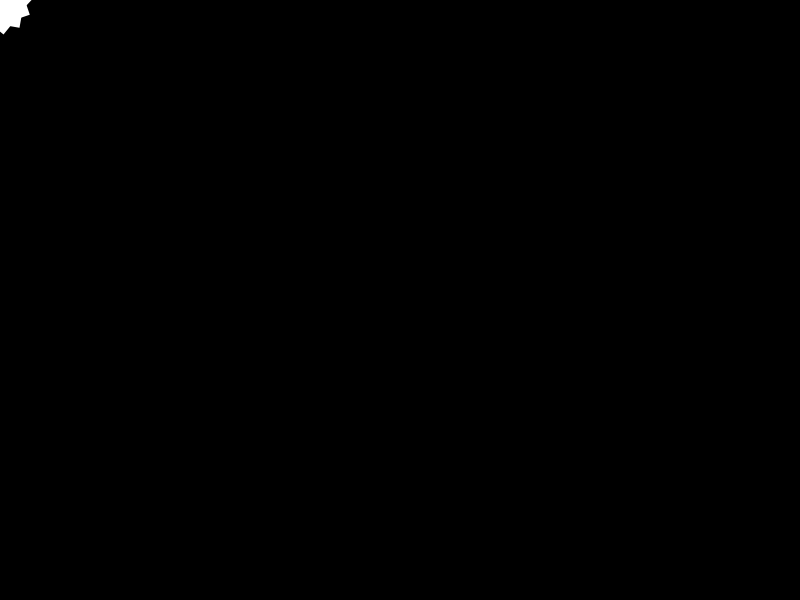
Frame 1 (no input)
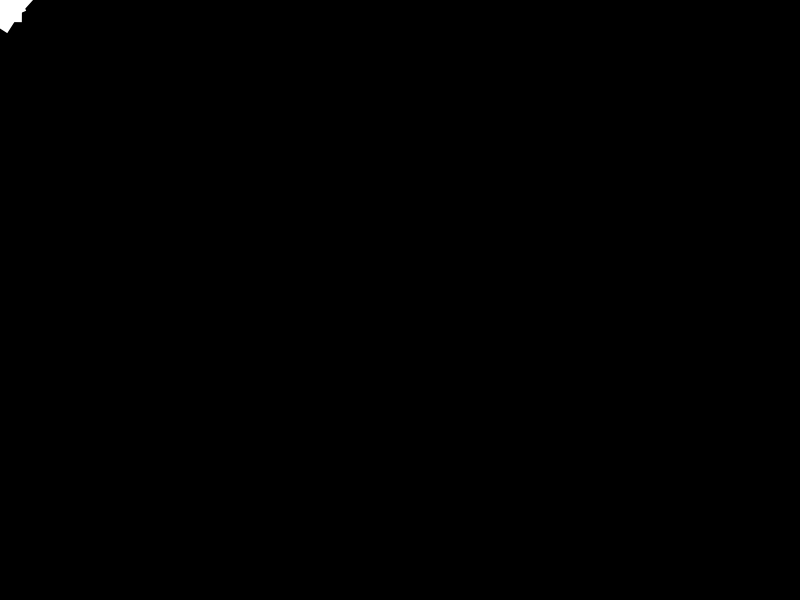
Frame 60 (the mouse pressed at the canvas centre just before this capture)
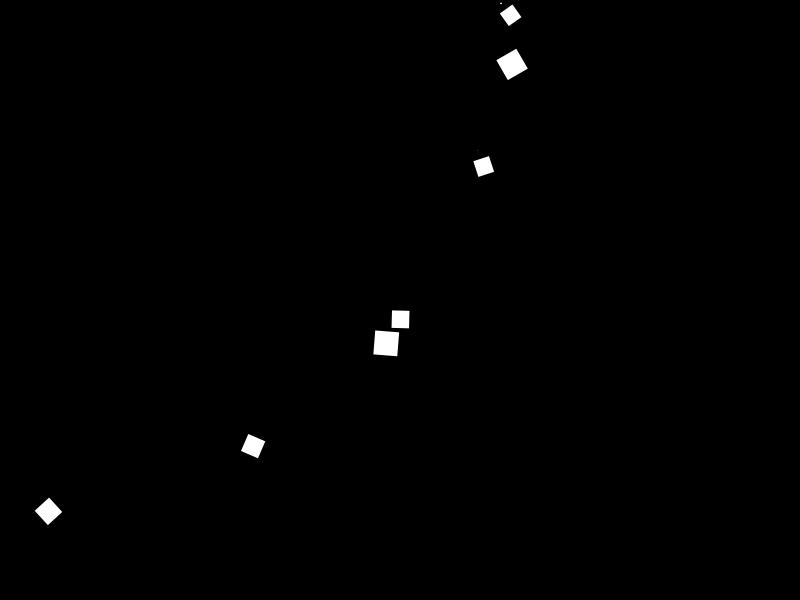
Frame 120 (the mouse held since frame 60 and released just before this capture)

The Processing sketch that drew these frames (run headless with seeded random() and noise(); from frame 60 on, the mouse is pressed at the canvas centre):

// Processing sketch: processing_170162
// ── processing_170162.pde

int num = 50;
float inc=0.02;
int[] x = new int[num];
int[] y = new int[num];
void setup() { 
  size(800, 600); 
  noStroke(); 
  smooth(); 
  fill(255);
}
void draw() {
  background(0);
  // Shift the values to the right 
  for (int i = num-1; i > 0; i--) {
  x[i] = x[i-1];
  y[i] = y[i-1];
}
x[0] = mouseX;
y[0] = mouseY;
for (int i = 0; i < num; i++) {
  rotate(inc);
  rect(x[i], y[i], i/2.0, i/2.0);
  inc=inc+0.01;
}
}
